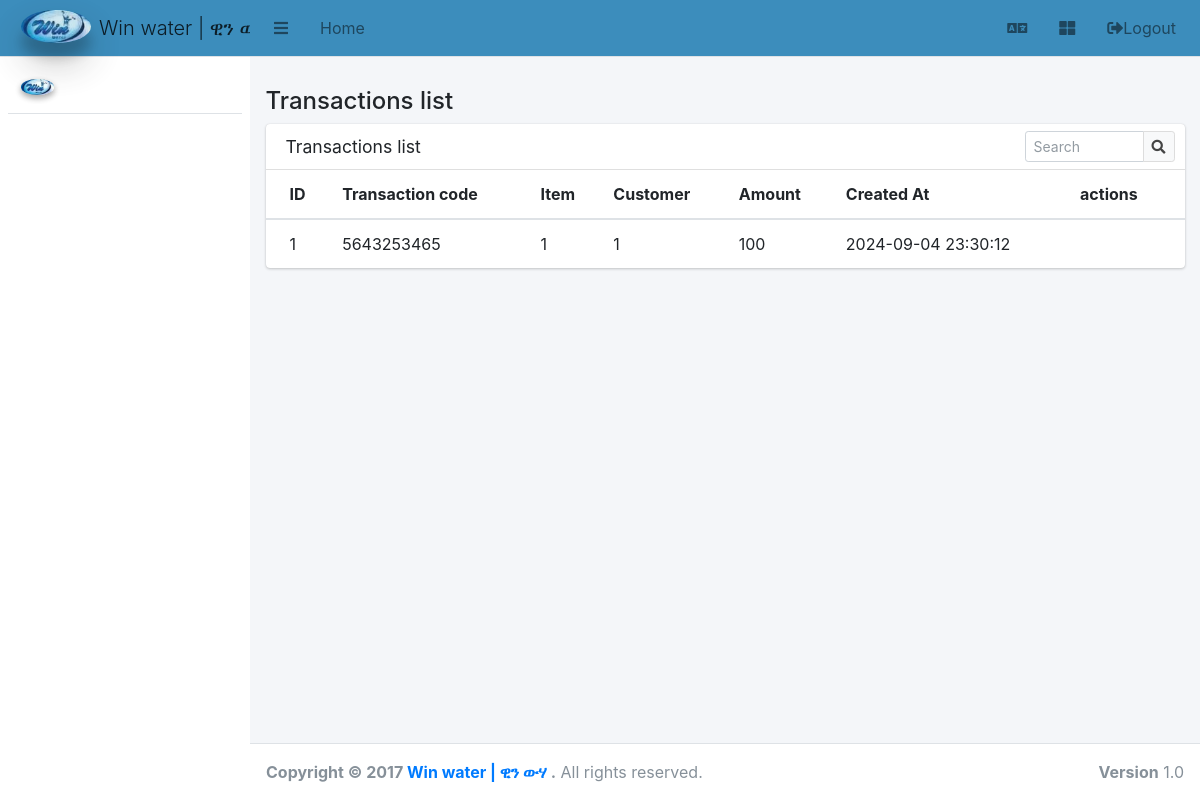
The app's page /transaction.list.php, older data.
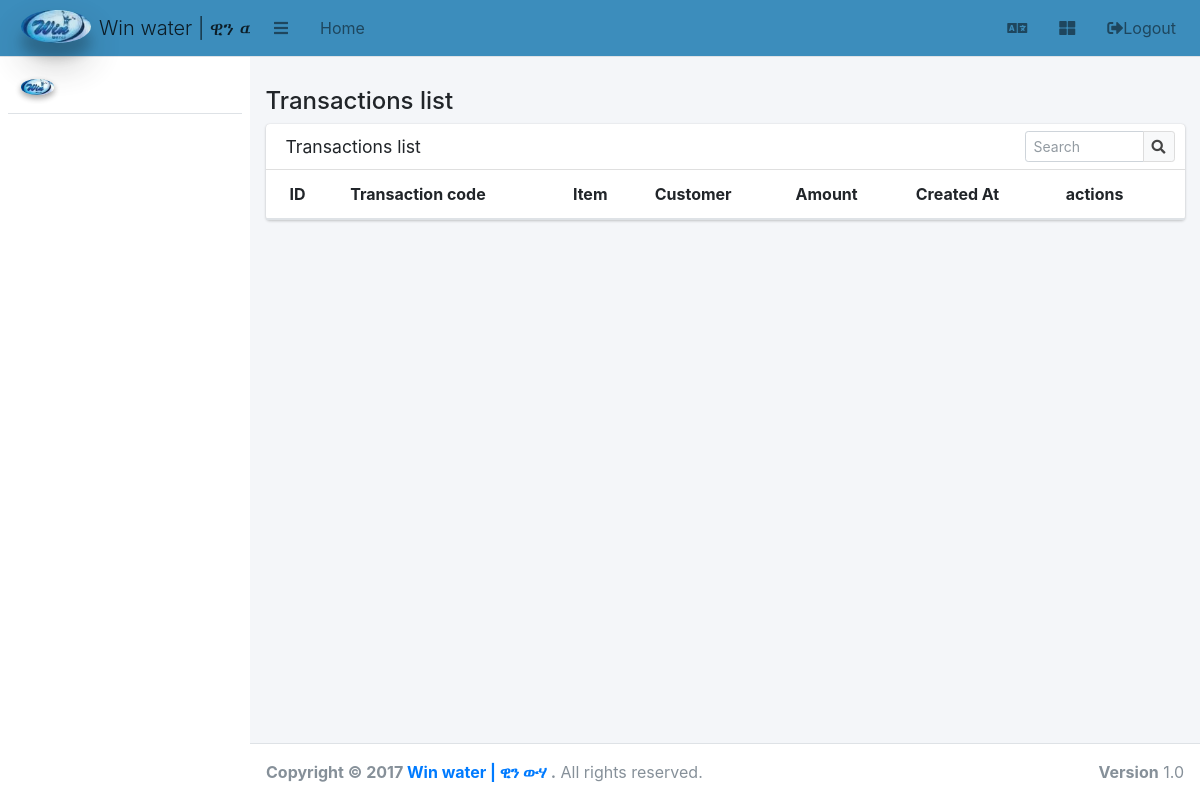
The same page, newer data.
### tables this page shows
CREATE TABLE `transaction` (
  `id` int(11) NOT NULL,
  `item_id` int(11) NOT NULL,
  `created_at` datetime NOT NULL DEFAULT current_timestamp(),
  `amount` float NOT NULL,
  `customer_id` int(11) NOT NULL,
  `transaction_code` varchar(20) NOT NULL
);

### includes/helpers/mysqlHelper.php (called while the page is built, shortened)
<?php
function fetchAllData($table_name,$order_by="id",$direction="ASC"){
    global $conn;
    $sql = "SELECT * FROM $table_name where 1 order by $order_by $direction";
    $result = mysqli_query($conn, $sql);
$results=mysqli_fetch_all($result, MYSQLI_ASSOC);
    return  $results;
}

### transaction.list.php (the view)
<?php include('includes/header.php'); ?>
<div class="col-12">
    <h4>Transactions list </h4>
</div>
<div class="col-12">
    <div class="card">
        <div class="card-header">
            <h3 class="card-title"> Transactions list</h3>
            <div class="card-tools">
                <div class="input-group input-group-sm" style="width: 150px;">
                    <input type="text" name="table_search" class="form-control float-right" placeholder="Search">
                    <div class="input-group-append">
                        <button type="submit" class="btn btn-default"><i class="fas fa-search"></i></button>
                    </div>
                </div>
            </div>
        </div>
        <div class="card-body table-responsive p-0">
            <table class="table table-hover ">
                <thead>
                    <tr>
                        <th>ID</th>
                        <th>Transaction code</th>
                        <th>Item</th>
                        <th>Customer</th>
                        <th>Amount</th>
                        <th>Created At</th>
                        <th>actions</th>
                    </tr>
                </thead>
                <tbody>
                    <?php
                    $transactions = fetchAllData('transaction');
                    foreach ($transactions as $transaction) {
                    ?>
                        <tr>
                            <td><?php echo $transaction['id']; ?></td>
                            <td><?php echo  $transaction['transaction_code']; ?></td>
                            <td><?php echo  $transaction['item_id']; ?></td>
                            <td><?php echo  $transaction['customer_id']; ?></td>
                            <td><span class="tag tag-success"><?php echo $transaction['amount']; ?></span></td>
                            <td><?php echo $transaction['created_at']; ?></td>
                            <td>
                            </td>
                        </tr>
                    <?php } ?>
                </tbody>
            </table>
        </div>
    </div>
</div>
</div>
</div>
</div>
<?php include('includes/footer.php'); ?>

Row changes from the older to the newer data that the page shows:
removed transaction: id "1", transaction_code "5643253465", item "1", customer "1", amount "100", created_at "2024-09-04 23:30:12"
